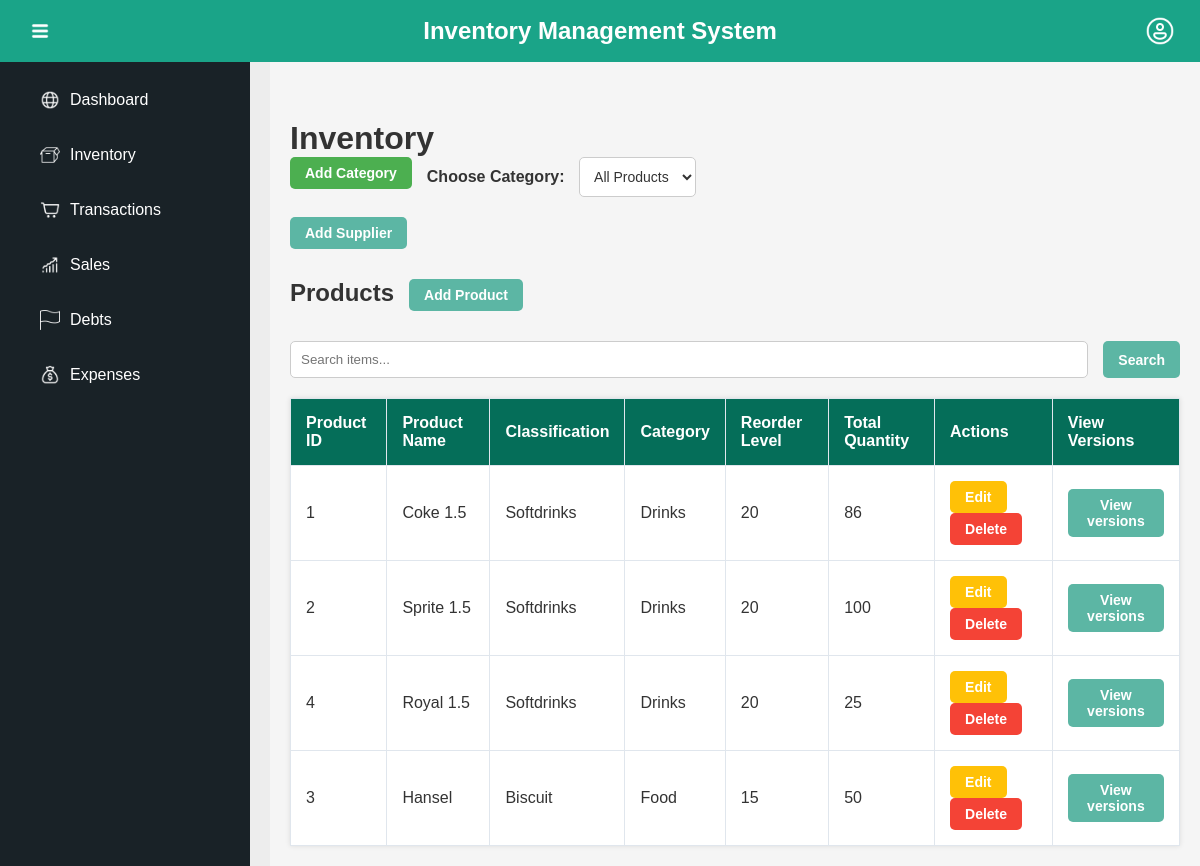
Screenshot of /inventory/ with the database file from the repository.
### ProductManagement_APP/models.py (models this page shows, shortened)
class Product(models.Model):
    product_id = models.AutoField(primary_key=True)
    product_name = models.CharField(max_length=255, unique=True)
    product_classification = models.CharField(max_length=100)
    reorder_level = models.IntegerField()
    category = models.ForeignKey(Category, on_delete=models.CASCADE)

class Category(models.Model):
    name = models.CharField(max_length=100, unique=True)

### ProductManagement_APP/views.py (the view)
# urls.py: path('', views.inventory_list, name='inventory_list'),
def inventory_list(request):
    categories = Category.objects.all()
    selected_category = request.GET.get('selected_category') # Get the selected category ID from the request
    search_query = request.GET.get('search', '').strip()  # Get search query from the request
    if selected_category:
        selected_category = int(selected_category) # Convert to integer
        products = Product.objects.filter(category__id=selected_category) # Filter products by selected category ID
    else:
        products = Product.objects.all() # Show all products if no category is selected
    if search_query:
        products = products.filter(
            Q(product_name__icontains=search_query) |
            Q(product_id__icontains=search_query) |
            Q(category__name__icontains=search_query)
        )
    products = products.annotate(annotated_total_quantity=Sum('versions__product_quantity'))
    return render(request, 'inventory/inventory_list.html', {
        'products': products,
        'categories': categories,
        'selected_category': selected_category, # Pass the selected category ID to the template
        'search_query': search_query, # Pass search query to template
    })

### ProductManagement_APP/templates/inventory/inventory_list.html (shortened to what this page needs)
{% extends 'MGSariSari_Inventory/base.html' %}
{% block content %}
<div class="inventory-container">
    <h1>Inventory</h1>
  <div class="category-actions">
    <form action="{% url 'ProductManagement_APP:add_category' %}" method="get">
        <button type="submit" class="button add-category">Add Category</button>
    </form>
    <form method="get" action="{% url 'ProductManagement_APP:inventory_list' %}">
        <label for="category_select">Choose Category:</label>
        <select id="category_select" name="selected_category" onchange="this.form.submit()">
            <option value="">All Products</option>
        </select>
    </form>
</div>
    <div class="supplier-actions">
        <form action="{% url 'ProductManagement_APP:add_supplier' %}" method="get">
            <button type="submit" class="button add-supplier">Add Supplier</button>
        </form>
    </div>
     <div class="product-actions">
        <h2>Products</h2>
        <form action="{% url 'ProductManagement_APP:add_product' %}" method="get">
            <button type="submit" class="button add-product">Add Product</button>
        </form>
    </div>
    <form method="get" action="{% url 'ProductManagement_APP:inventory_list' %}" class="search-bar">
        <input type="text" name="search" placeholder="Search items..." value="{{ search_query }}">
        <button type="submit" class="button search-button">Search</button>
    </form>
    <table class="product-table">
        <thead>
            <tr>
                <th>Product ID</th>
                <th>Product Name</th>
                <th>Classification</th>
                <th>Category</th>
                <th>Reorder Level</th>
                <th>Total Quantity</th>
                <th>Actions</th>
                <th>View Versions</th>
            </tr>
        </thead>
        <tbody>
            {% for product in products %}
            <tr>
                <td>{{ product.product_id }}</td>
                <td>{{ product.product_name }}</td>
                <td>{{ product.product_classification }}</td>
                <td>{{ product.category.name }}</td>
                <td>{{ product.reorder_level }}</td>
                <td {% if product.annotated_total_quantity < product.reorder_level %} class="low-stock" {% endif %}>
                    {{ product.annotated_total_quantity }}
                </td>
                <td>
                    <form action="{% url 'ProductManagement_APP:edit_product' product.product_id %}" method="get" style="display:inline;">
                        <button type="submit" class="button edit-product">Edit</button>
                    </form>
                    <form action="{% url 'ProductManagement_APP:delete_product' product.product_id %}" method="get" style="display:inline;">
                        <button type="submit" class="button delete-product">Delete</button>
                    </form>
                </td>
                <td>
                    <form action="{% url 'ProductManagement_APP:product_versions' product.product_id %}" method="get" style="display:inline;">
                        <button type="submit" class="button product_versions"> View versions </button>
                    </form>
                </td>
            </tr>
            {% endfor %}
        </tbody>
    </table>
</div>
{% endblock %}

### MGSariSari_Inventory/static/css/dashboard.css (style rules this page uses)
* { margin: 0; padding: 0; box-sizing: border-box; font-family: Arial, sans-serif; }
body, html { height: 100%; width: 100%; overflow: hidden; }

### ProductManagement_APP/static/inventory/dashboard.css (style rules this page uses)
* { margin: 0; padding: 0; box-sizing: border-box; font-family: Arial, sans-serif; }
body, html { height: 100%; width: 100%; overflow: hidden; }

### ProductManagement_APP/static/inventory/inventory.css (style rules this page uses)
* { margin: 0; padding: 0; box-sizing: border-box; }
body { display: flex; font-family: 'Arial', sans-serif; color: #333; background-color: #f5f5f5; margin: 0; }
.inventory-container { max-width: 1200px; margin: 0 auto; margin-top: 30px; }
.category-actions, .product-actions, .search-bar { display: flex; gap: 15px; margin-bottom: 20px; }
.search-bar input[type="text"] { padding: 10px; border: 1px solid #ccc; border-radius: 5px; flex: 1; }
.button { padding: 8px 15px; border: none; border-radius: 5px; cursor: pointer; font-size: 14px; font-weight: bold; background-color: #5cb6a4; color: #FFF; transition: background-color 0.3s; }
label { font-weight: bold; color: #333; margin-right: 10px; }
#category_select { padding: 10px; border: 1px solid #ccc; border-radius: 5px; background-color: #fff; color: #333; font-size: 14px; transition: border-color 0.3s; }
.add-category { background-color: #4CAF50;; color: #FFF; }
.edit-category, .edit-product { background-color: #FFC107; color: #fff; }
.delete-category, .delete-product { background-color: #f44336; color: #fff; }
.product-table { width: 100%; border-collapse: collapse; margin-top: 20px; background-color: #fff; box-shadow: 0px 0px 5px rgba(0, 0, 0, 0.1); }
.product-table th, .product-table td { padding: 15px; border: 1px solid #e0e6ed; text-align: left; }
.product-table th { background-color: #056e59; font-weight: bold; color: #FFF; }
.supplier-actions { margin-bottom: 20px; }
.add-supplier, .add-product { margin-bottom: 10px; }

### MGSariSari_Inventory/templates/MGSariSari_Inventory/base.html (style rules this page uses)
body { font-family: Arial, sans-serif; background-color: #f5f5f5; margin: 0; padding: 0; }

### rows the page displays
Product: product_id "1", product_name "Coke 1.5", product_classification "Softdrinks", category.name "Drinks", reorder_level "20", annotated_total_quantity "86"
Product: product_id "2", product_name "Sprite 1.5", product_classification "Softdrinks", category.name "Drinks", reorder_level "20", annotated_total_quantity "100"
Product: product_id "4", product_name "Royal 1.5", product_classification "Softdrinks", category.name "Drinks", reorder_level "20", annotated_total_quantity "25"
Product: product_id "3", product_name "Hansel", product_classification "Biscuit", category.name "Food", reorder_level "15", annotated_total_quantity "50"
